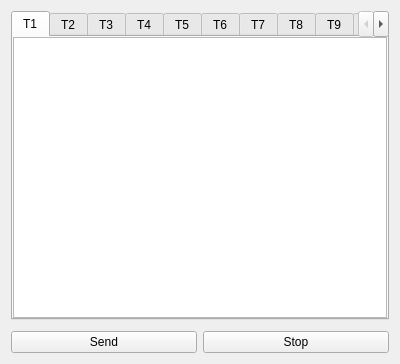
<?xml version="1.0" encoding="UTF-8"?>
<ui version="4.0">
 <class>Dialog</class>
 <widget class="QDialog" name="Dialog">
  <property name="windowModality">
   <enum>Qt::WindowModal</enum>
  </property>
  <property name="geometry">
   <rect>
    <x>0</x>
    <y>0</y>
    <width>400</width>
    <height>364</height>
   </rect>
  </property>
  <property name="maximumSize">
   <size>
    <width>999999</width>
    <height>999999</height>
   </size>
  </property>
  <property name="windowTitle">
   <string>Paste board</string>
  </property>
  <layout class="QGridLayout" name="gridLayout">
   <item row="0" column="0">
    <widget class="QTabWidget" name="tabWidget">
     <property name="acceptDrops">
      <bool>true</bool>
     </property>
     <property name="currentIndex">
      <number>0</number>
     </property>
     <widget class="QWidget" name="tab_1">
      <attribute name="title">
       <string>T1</string>
      </attribute>
      <layout class="QVBoxLayout" name="verticalLayout">
       <property name="spacing">
        <number>0</number>
       </property>
       <property name="leftMargin">
        <number>0</number>
       </property>
       <property name="topMargin">
        <number>0</number>
       </property>
       <property name="rightMargin">
        <number>0</number>
       </property>
       <property name="bottomMargin">
        <number>0</number>
       </property>
       <item>
        <widget class="QPlainTextEdit" name="plainTextEdit_1"/>
       </item>
      </layout>
     </widget>
     <widget class="QWidget" name="tab_2">
      <attribute name="title">
       <string>T2</string>
      </attribute>
      <layout class="QVBoxLayout" name="verticalLayout_2">
       <property name="spacing">
        <number>0</number>
       </property>
       <property name="leftMargin">
        <number>0</number>
       </property>
       <property name="topMargin">
        <number>0</number>
       </property>
       <property name="rightMargin">
        <number>0</number>
       </property>
       <property name="bottomMargin">
        <number>0</number>
       </property>
       <item>
        <widget class="QPlainTextEdit" name="plainTextEdit_2"/>
       </item>
      </layout>
     </widget>
     <widget class="QWidget" name="tab_3">
      <attribute name="title">
       <string>T3</string>
      </attribute>
      <layout class="QVBoxLayout" name="verticalLayout_3">
       <property name="spacing">
        <number>0</number>
       </property>
       <property name="leftMargin">
        <number>0</number>
       </property>
       <property name="topMargin">
        <number>0</number>
       </property>
       <property name="rightMargin">
        <number>0</number>
       </property>
       <property name="bottomMargin">
        <number>0</number>
       </property>
       <item>
        <widget class="QPlainTextEdit" name="plainTextEdit_3"/>
       </item>
      </layout>
     </widget>
     <widget class="QWidget" name="tab_4">
      <attribute name="title">
       <string>T4</string>
      </attribute>
      <layout class="QVBoxLayout" name="verticalLayout_4">
       <property name="spacing">
        <number>0</number>
       </property>
       <property name="leftMargin">
        <number>0</number>
       </property>
       <property name="topMargin">
        <number>0</number>
       </property>
       <property name="rightMargin">
        <number>0</number>
       </property>
       <property name="bottomMargin">
        <number>0</number>
       </property>
       <item>
        <widget class="QPlainTextEdit" name="plainTextEdit_4"/>
       </item>
      </layout>
     </widget>
     <widget class="QWidget" name="tab_5">
      <attribute name="title">
       <string>T5</string>
      </attribute>
      <layout class="QVBoxLayout" name="verticalLayout_5">
       <property name="spacing">
        <number>0</number>
       </property>
       <property name="leftMargin">
        <number>0</number>
       </property>
       <property name="topMargin">
        <number>0</number>
       </property>
       <property name="rightMargin">
        <number>0</number>
       </property>
       <property name="bottomMargin">
        <number>0</number>
       </property>
       <item>
        <widget class="QPlainTextEdit" name="plainTextEdit_5"/>
       </item>
      </layout>
     </widget>
     <widget class="QWidget" name="tab_6">
      <attribute name="title">
       <string>T6</string>
      </attribute>
      <layout class="QVBoxLayout" name="verticalLayout_6">
       <property name="spacing">
        <number>0</number>
       </property>
       <property name="leftMargin">
        <number>0</number>
       </property>
       <property name="topMargin">
        <number>0</number>
       </property>
       <property name="rightMargin">
        <number>0</number>
       </property>
       <property name="bottomMargin">
        <number>0</number>
       </property>
       <item>
        <widget class="QPlainTextEdit" name="plainTextEdit_6"/>
       </item>
      </layout>
     </widget>
     <widget class="QWidget" name="tab_7">
      <attribute name="title">
       <string>T7</string>
      </attribute>
      <layout class="QVBoxLayout" name="verticalLayout_7">
       <property name="spacing">
        <number>0</number>
       </property>
       <property name="leftMargin">
        <number>0</number>
       </property>
       <property name="topMargin">
        <number>0</number>
       </property>
       <property name="rightMargin">
        <number>0</number>
       </property>
       <property name="bottomMargin">
        <number>0</number>
       </property>
       <item>
        <widget class="QPlainTextEdit" name="plainTextEdit_7"/>
       </item>
      </layout>
     </widget>
     <widget class="QWidget" name="tab_8">
      <attribute name="title">
       <string>T8</string>
      </attribute>
      <layout class="QVBoxLayout" name="verticalLayout_8">
       <property name="spacing">
        <number>0</number>
       </property>
       <property name="leftMargin">
        <number>0</number>
       </property>
       <property name="topMargin">
        <number>0</number>
       </property>
       <property name="rightMargin">
        <number>0</number>
       </property>
       <property name="bottomMargin">
        <number>0</number>
       </property>
       <item>
        <widget class="QPlainTextEdit" name="plainTextEdit_8"/>
       </item>
      </layout>
     </widget>
     <widget class="QWidget" name="tab_9">
      <attribute name="title">
       <string>T9</string>
      </attribute>
      <layout class="QVBoxLayout" name="verticalLayout_9">
       <property name="spacing">
        <number>0</number>
       </property>
       <property name="leftMargin">
        <number>0</number>
       </property>
       <property name="topMargin">
        <number>0</number>
       </property>
       <property name="rightMargin">
        <number>0</number>
       </property>
       <property name="bottomMargin">
        <number>0</number>
       </property>
       <item>
        <widget class="QPlainTextEdit" name="plainTextEdit_9"/>
       </item>
      </layout>
     </widget>
     <widget class="QWidget" name="tab_f">
      <property name="acceptDrops">
       <bool>true</bool>
      </property>
      <attribute name="title">
       <string>File Transfer</string>
      </attribute>
      <layout class="QVBoxLayout" name="verticalLayout_10">
       <item>
        <widget class="QLabel" name="label">
         <property name="acceptDrops">
          <bool>true</bool>
         </property>
         <property name="text">
          <string>&lt;html&gt;&lt;head/&gt;&lt;body&gt;&lt;p&gt;&lt;span style=&quot; font-weight:700;&quot;&gt;This magic can only be used in Linux Terminal&lt;/span&gt;&lt;/p&gt;&lt;p&gt;1. Open a terminal, chdir(cd) to target dir&lt;/p&gt;&lt;p&gt;2. Keep focus on terminal, select a file on this page&lt;/p&gt;&lt;p&gt;3. Click send, wait and see the magic&lt;/p&gt;&lt;p&gt;4: Filename must be ascii, check MD5 after transfer&lt;/p&gt;&lt;/body&gt;&lt;/html&gt;</string>
         </property>
         <property name="textFormat">
          <enum>Qt::MarkdownText</enum>
         </property>
         <property name="alignment">
          <set>Qt::AlignLeading|Qt::AlignLeft|Qt::AlignTop</set>
         </property>
         <property name="margin">
          <number>0</number>
         </property>
         <property name="indent">
          <number>0</number>
         </property>
        </widget>
       </item>
       <item>
        <spacer name="verticalSpacer">
         <property name="orientation">
          <enum>Qt::Vertical</enum>
         </property>
         <property name="sizeHint" stdset="0">
          <size>
           <width>20</width>
           <height>40</height>
          </size>
         </property>
        </spacer>
       </item>
       <item>
        <widget class="QLabel" name="label_2">
         <property name="font">
          <font>
           <bold>true</bold>
          </font>
         </property>
         <property name="acceptDrops">
          <bool>true</bool>
         </property>
         <property name="text">
          <string>Target File:</string>
         </property>
        </widget>
       </item>
       <item>
        <layout class="QHBoxLayout" name="horizontalLayout" stretch="1,0">
         <property name="spacing">
          <number>0</number>
         </property>
         <property name="topMargin">
          <number>4</number>
         </property>
         <property name="bottomMargin">
          <number>4</number>
         </property>
         <item>
          <widget class="QLabel" name="labelFile">
           <property name="acceptDrops">
            <bool>true</bool>
           </property>
           <property name="text">
            <string>N/A</string>
           </property>
          </widget>
         </item>
         <item>
          <widget class="QPushButton" name="pushButtonFile">
           <property name="text">
            <string>Select</string>
           </property>
          </widget>
         </item>
        </layout>
       </item>
       <item>
        <widget class="QProgressBar" name="progressBar">
         <property name="value">
          <number>0</number>
         </property>
        </widget>
       </item>
       <item>
        <spacer name="verticalSpacer_2">
         <property name="orientation">
          <enum>Qt::Vertical</enum>
         </property>
         <property name="sizeHint" stdset="0">
          <size>
           <width>20</width>
           <height>40</height>
          </size>
         </property>
        </spacer>
       </item>
       <item>
        <layout class="QHBoxLayout" name="horizontalLayout_7" stretch="0">
         <property name="spacing">
          <number>0</number>
         </property>
         <property name="topMargin">
          <number>4</number>
         </property>
         <property name="bottomMargin">
          <number>4</number>
         </property>
         <item>
          <widget class="QCheckBox" name="checkBoxEcho">
           <property name="text">
            <string>Use &quot;echo&quot; only (2x Slower, but better compatibility)</string>
           </property>
          </widget>
         </item>
        </layout>
       </item>
      </layout>
     </widget>
     <widget class="QWidget" name="tab_set">
      <attribute name="title">
       <string>Settings</string>
      </attribute>
      <layout class="QVBoxLayout" name="verticalLayout_12">
       <item>
        <layout class="QHBoxLayout" name="horizontalLayout_3">
         <item>
          <widget class="QLabel" name="label_3">
           <property name="text">
            <string>Click Interval / ms</string>
           </property>
          </widget>
         </item>
         <item>
          <widget class="QSpinBox" name="spinBox_ci">
           <property name="maximum">
            <number>1000</number>
           </property>
          </widget>
         </item>
        </layout>
       </item>
       <item>
        <widget class="QLabel" name="label_9">
         <property name="text">
          <string>*Key hold time (ms, e.g. 20-100 on Windows, 2 on Linux)</string>
         </property>
        </widget>
       </item>
       <item>
        <layout class="QHBoxLayout" name="horizontalLayout_6">
         <item>
          <widget class="QLabel" name="label_6">
           <property name="text">
            <string>Packet Size / Bytes</string>
           </property>
          </widget>
         </item>
         <item>
          <widget class="QSpinBox" name="spinBox_ps">
           <property name="maximum">
            <number>102400</number>
           </property>
          </widget>
         </item>
        </layout>
       </item>
       <item>
        <widget class="QLabel" name="label_7">
         <property name="text">
          <string>*Depends on Linux Terminal stdin size limitaion (1K~4K)</string>
         </property>
        </widget>
       </item>
       <item>
        <layout class="QHBoxLayout" name="horizontalLayout_5">
         <item>
          <widget class="QLabel" name="label_5">
           <property name="text">
            <string>Packet Wait / ms</string>
           </property>
          </widget>
         </item>
         <item>
          <widget class="QSpinBox" name="spinBox_pw">
           <property name="maximum">
            <number>1000</number>
           </property>
          </widget>
         </item>
        </layout>
       </item>
       <item>
        <widget class="QLabel" name="label_8">
         <property name="text">
          <string>*Delay between two commands for processing</string>
         </property>
        </widget>
       </item>
       <item>
        <spacer name="verticalSpacer_3">
         <property name="orientation">
          <enum>Qt::Vertical</enum>
         </property>
         <property name="sizeHint" stdset="0">
          <size>
           <width>20</width>
           <height>40</height>
          </size>
         </property>
        </spacer>
       </item>
      </layout>
     </widget>
    </widget>
   </item>
   <item row="1" column="0">
    <layout class="QHBoxLayout" name="horizontalLayout_2">
     <property name="topMargin">
      <number>5</number>
     </property>
     <item>
      <widget class="QPushButton" name="pushButtonSend">
       <property name="focusPolicy">
        <enum>Qt::NoFocus</enum>
       </property>
       <property name="text">
        <string>Send</string>
       </property>
      </widget>
     </item>
     <item>
      <widget class="QPushButton" name="pushButtonStop">
       <property name="focusPolicy">
        <enum>Qt::NoFocus</enum>
       </property>
       <property name="text">
        <string>Stop</string>
       </property>
      </widget>
     </item>
    </layout>
   </item>
  </layout>
 </widget>
 <resources/>
 <connections/>
</ui>
